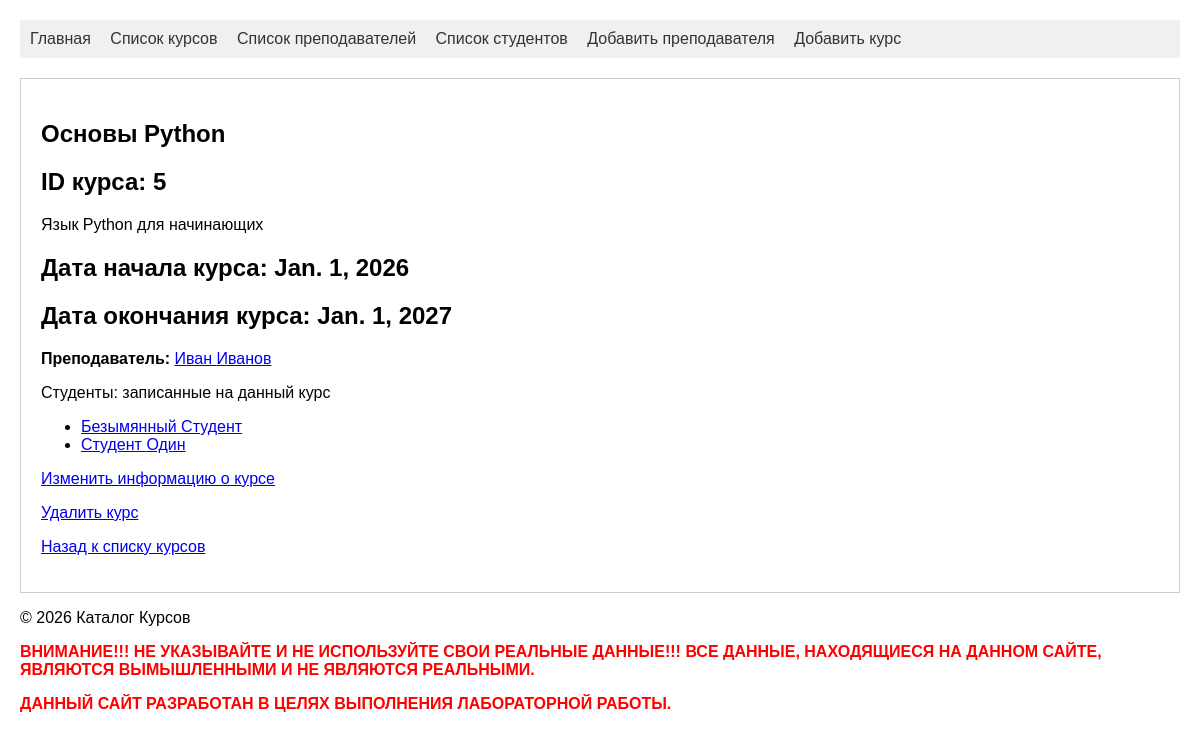
/courses/detail/5, run on an earlier commit of the app's database.
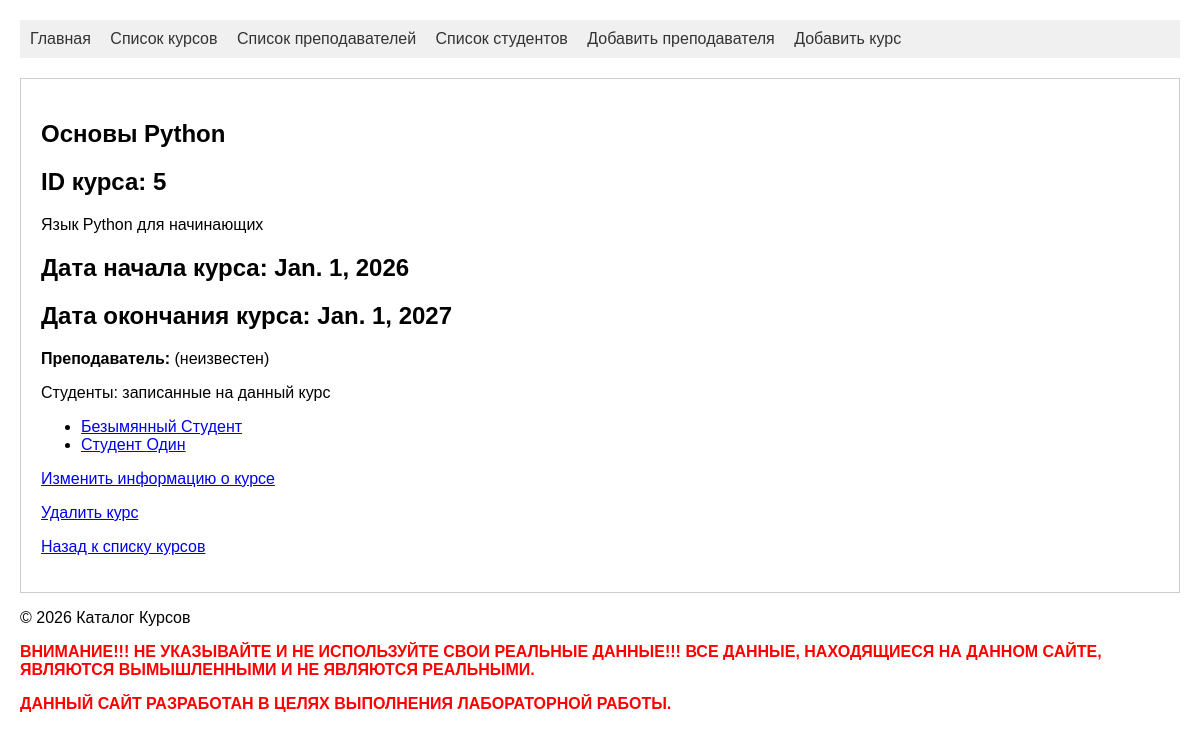
And on a later commit of the database.
### schedule/models.py (models this page shows)
class Teacher(models.Model):
    first_name = models.CharField(max_length=100, null=False, validators=[validate_no_numbers, validate_start_with_letter], verbose_name="Имя")
    last_name = models.CharField(max_length=100, null=False, validators=[validate_no_numbers, validate_start_with_letter], verbose_name="Фамилия")
    birth_date = models.DateField(null=True, verbose_name="Дата рождения")
    email = models.EmailField(max_length=100, null=False, verbose_name="Электронная почта")
    departament = models.CharField(max_length=100, null=False, validators=[validate_min_words, validate_start_with_letter], verbose_name="Кафедра")
    phone_number = models.CharField(max_length=100, null=False, unique=True, error_messages={'unique': "This phone_number already been registered."}, validators=[validate_phone_number], verbose_name="Номер телефона")
    pass_serial = models.CharField(max_length=4, null=True, unique=True, error_messages={'unique': "This pass serial already been registered."}, verbose_name="Серия паспорта")
    pass_number = models.CharField(max_length=6, null=True, error_messages={'unique': "This pass number already been registered."}, verbose_name="Номер паспорта")
    pass_date = models.DateField(verbose_name="Дата выдачи паспорта")
    pass_issued = models.CharField(max_length=100, null=True, validators=[validate_min_words], verbose_name="Кем выдан паспорт?")
    is_active = models.BooleanField(default=True, verbose_name="Активен?")

### schedule/views.py (the view)
# urls.py: path('courses/detail/<int:course_id>', views.course_detail, name='course_detail'),
def course_detail(request, course_id):
    course = Course.objects.get(id=course_id)
    try:
        teacher = Teacher.objects.get(id=course.teacher_id) if course else None
    except Teacher.DoesNotExist:
        teacher = None
    if not course:
        return render(request, 'course_detail.html', {'course': course, 'teacher': teacher}, status=500)
    students_of_course = Student.objects.filter(courses__id=course_id)
    return render(request, 'course_detail.html', {'course': course, 'teacher': teacher, 'students_of_course': students_of_course})

### schedule/templates/course_detail.html (shortened to what this page needs)
{% extends 'base.html' %}
{% block content %}
  {% if course %}
        <h2>{{ course.title }}</h2>
        <h2>ID курса: {{ course.id }}</h2>
        <p>{{ course.description }}</p>
        <h2>Дата начала курса: {{ course.start_date }}</h2>
        <h2>Дата окончания курса: {{ course.end_date }}</h2>
        {% if teacher %}
            <p><strong>Преподаватель:</strong> <a href="{% url 'teacher_detail' teacher.id %}">{{ teacher.first_name }} {{ teacher.last_name }}</a></p>
        {% else %}
            <p><strong>Преподаватель:</strong> (неизвестен)</p>
        {% endif %}
        <p>Студенты: записанные на данный курс</p>
        {% if students_of_course %}
            <ul>
            {% for student in students_of_course %}
                <li><a href="{% url 'student_detail' student.id %}">{{ student.first_name }} {{ student.last_name }}</a></li>
        {% endfor %}
            </ul>
        {% else %}
             <p>Студенты пока не добавлены.</p>
        {% endif %}
        <p><a href="{% url 'course_update' course.id %}">Изменить информацию о курсе</a></p>
        <p><a href="{%url 'course_delete' course.id %}">Удалить курс</a></p>
        <p><a href="{% url 'courses' %}">Назад к списку курсов</a></p>
    {% else %}
        <p class="error-message">Курс не найден.</p>
        <p><a href="{% url 'courses' %}">Перейти к списку курсов</a></p>
    {% endif %}
{% endblock %}

What changed in the data, as far as the page shows it:
removed Teacher: first_name "Иван", last_name "Иванов"
Also different on the page:
text now shown: "(неизвестен)"
